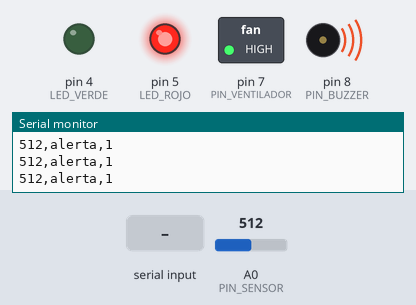
Simulated run of this sketch. Board: Arduino Uno, built with avr-gcc and run on an emulated ATmega328P. Shown: switched loads named in the sketch (green lamp = pin HIGH), output pins drawn as LEDs (lit = HIGH), buzzer (waves = sounding), the last lines printed to the serial monitor. The test bench sets the inputs (shaded band); at power-on: A0 (PIN_SENSOR) = 512.

Above: at 1.07 s.
1.3 s: A0 (PIN_SENSOR) set to 459
4.3 s: A0 (PIN_SENSOR) set to 441
At 5.7 s:
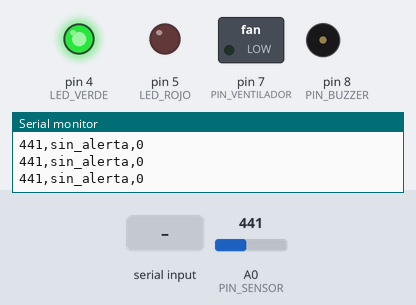
6.0 s: "T" received over Serial
At 6.57 s:
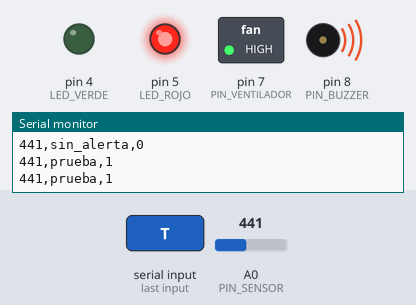
9.0 s: "t" received over Serial
At 9.2 s:
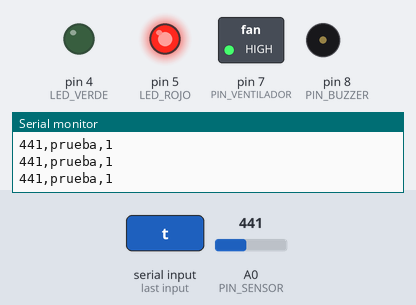
12.0 s: A0 (PIN_SENSOR) set to 481
13.5 s: A0 (PIN_SENSOR) set to 508
At 13.7 s:
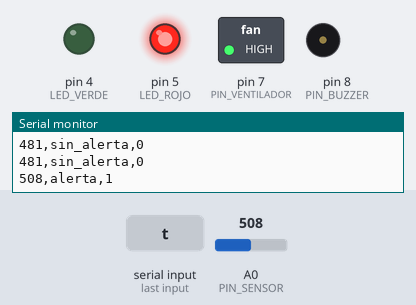
Timing chart, 0 to 17.5 s (numbered marks = the images above; inputs shaded):
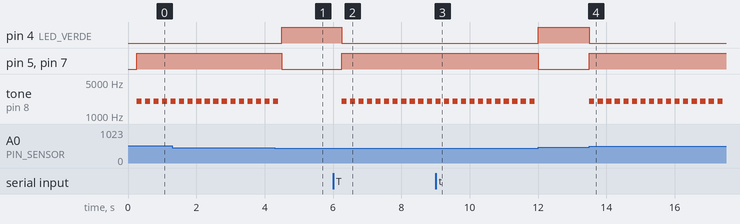

Measured:
- the behaviour switches between 451 and 450 on A0 (PIN_SENSOR) (found by bisection; images 0 and 1)
- the behaviour switches between 499 and 500 on A0 (PIN_SENSOR) (found by bisection; images 3 and 4)
- after the input at 4.3 s, pin 4 (LED_VERDE): LOW → HIGH after 0.20 s; pin 5 (LED_ROJO), pin 7 (PIN_VENTILADOR): HIGH → LOW after 0.20 s; tone on pin 8 (PIN_BUZZER): goes on until 4.4 s, then stays silent
- after the input at 6.0 s, pin 4 (LED_VERDE): HIGH → LOW after 0.25 s; pin 5 (LED_ROJO), pin 7 (PIN_VENTILADOR): LOW → HIGH after 0.25 s; tone on pin 8 (PIN_BUZZER): alternates 2000 Hz for 0.15 s and silent for 0.10 s, starting after 0.25 s
- after the input at 9.0 s, pin 4 (LED_VERDE): stays LOW (without the input it goes to HIGH after 0.00 s); pin 5 (LED_ROJO), pin 7 (PIN_VENTILADOR): stays HIGH (without the input it goes to LOW after 0.00 s); tone on pin 8 (PIN_BUZZER): alternates 2000 Hz for 0.15 s and silent for 0.10 s, starting at once
- after the input at 13.5 s, pin 4 (LED_VERDE): HIGH → LOW at once; pin 5 (LED_ROJO), pin 7 (PIN_VENTILADOR): LOW → HIGH at once; tone on pin 8 (PIN_BUZZER): alternates 2000 Hz for 0.15 s and silent for 0.10 s, starting at once
- by itself, tone on pin 8 (PIN_BUZZER): alternates 2000 Hz for 0.15 s and silent for 0.10 s

The sketch:

DetectorUno.ino
```cpp
/*
  PROYECTO: Detector de gas educativo
  PLACA: Arduino Uno

  FUNCIONES:
  - Leer el sensor conectado a A0.
  - Controlar los LED y el buzzer.
  - Enviar la lectura y el estado al ESP32.

  CONEXIONES:
  - Sensor AO: A0.
  - LED verde: D4, con resistencia de 220 ohmios.
  - LED rojo: D5, con resistencia de 220 ohmios.
  - Control del buzzer: D8.
  - Orden del ventilador: D7 hacia la etapa de control.
  - TX del Uno, pin 1: divisor resistivo hacia RX2 del ESP32.
  - GND del Uno y del ESP32 unidos.

  FORMATO ENVIADO AL ESP32:
  lectura,estado,orden_ventilador
  Ejemplo: 620,alerta,1

  IMPORTANTE:
  Las lecturas son valores ADC de 0 a 1023, no ppm.
  Los umbrales son ejemplos para el prototipo.
*/

// Pines del circuito.
const byte PIN_SENSOR = A0;
const byte LED_VERDE = 4;
const byte LED_ROJO = 5;
const byte PIN_BUZZER = 8;
const byte PIN_VENTILADOR = 7;

// En Wokwi, usar ambos valores como aparecen aquí.
// En el montaje físico, confirmar el buzzer y su circuito controlador.
const bool USAR_BUZZER = true;
const bool BUZZER_ACTIVO = false;

// Umbrales de demostración: no son límites de seguridad.
// Usar dos valores evita encendidos y apagados continuos
// cuando la lectura oscila cerca del umbral.
const int UMBRAL_ALERTA = 500;
const int UMBRAL_RETORNO = 450;

// Espera inicial de 3 minutos para esta demostración.
// NO garantiza la estabilización ni sustituye el
// acondicionamiento indicado por el fabricante.
// Para una prueba rápida SOLO EN WOKWI, puede ponerse 0UL.
const unsigned long ESPERA_INICIAL_MS = 0UL;

// Intervalo entre lecturas: 250 ms = cuatro lecturas por segundo.
const unsigned long INTERVALO_LECTURA_MS = 250UL;

// Variables que conservan el estado del sistema.
bool alerta = false;
bool prueba = false;

unsigned long inicio;
unsigned long inicioPrueba = 0;
unsigned long ultimaLectura = 0;

void setup() {
  // Configurar los pines que controlan las salidas.
  pinMode(LED_VERDE, OUTPUT);
  pinMode(LED_ROJO, OUTPUT);
  pinMode(PIN_BUZZER, OUTPUT);
  digitalWrite(PIN_VENTILADOR, LOW);
  pinMode(PIN_VENTILADOR, OUTPUT);

  // Al encender la placa, comenzar con las salidas apagadas.
  digitalWrite(LED_VERDE, LOW);
  digitalWrite(LED_ROJO, LOW);
  digitalWrite(PIN_BUZZER, LOW);

  // Esta velocidad debe coincidir con la recepción del ESP32.
  // También permite ver los mensajes en el monitor serie del Uno.
  Serial.begin(9600);

  inicio = millis();
}

void loop() {
  unsigned long ahora = millis();

  // Permitir una prueba sin utilizar gas:
  // escribir T en el monitor serie del Arduino Uno.
  while (Serial.available() > 0) {
    char comando = Serial.read();

    if (comando == 'T' || comando == 't') {
      prueba = true;
      inicioPrueba = ahora;
    }
  }

  // La prueba dura tres segundos.
  if (prueba && ahora - inicioPrueba >= 3000UL) {
    prueba = false;
  }

  // Esperar hasta la próxima lectura sin usar delay().
  if (ahora - ultimaLectura < INTERVALO_LECTURA_MS) {
    return;
  }
  ultimaLectura = ahora;

  // Leer la señal analógica del módulo de gas.
  int lectura = analogRead(PIN_SENSOR);

  // Determinar si seguimos dentro de la espera inicial.
  bool calentando = ahora - inicio < ESPERA_INICIAL_MS;

  if (calentando) {
    // Durante esta espera no evaluar el umbral de gas.
    alerta = false;
  } else if (lectura >= UMBRAL_ALERTA) {
    alerta = true;
  } else if (lectura <= UMBRAL_RETORNO) {
    alerta = false;
  }
  // Entre ambos umbrales se conserva el estado anterior.

  // La salida de alarma se activa por lectura elevada o por prueba.
  bool activarAlarma = alerta || prueba;

  digitalWrite(LED_ROJO, activarAlarma ? HIGH : LOW);
  digitalWrite(PIN_VENTILADOR, activarAlarma ? HIGH : LOW);

  // Verde parpadeando: espera inicial.
  // Verde fijo: no hay alerta según el umbral configurado.
  // Verde apagado: alerta o prueba.
  bool encenderVerde =
    !activarAlarma &&
    (!calentando || ((ahora / 500UL) % 2 == 0));

  digitalWrite(LED_VERDE, encenderVerde ? HIGH : LOW);

  // Controlar el sonido según el tipo de buzzer.
  if (USAR_BUZZER) {
    if (BUZZER_ACTIVO) {
      // Un buzzer activo genera su propio tono.
      // Se presupone un controlador que se activa con HIGH.
      digitalWrite(PIN_BUZZER, activarAlarma ? HIGH : LOW);
    } else if (activarAlarma) {
      // Un buzzer pasivo necesita una señal de frecuencia.
      // Emitir pitidos de 2000 Hz, de 150 ms de duración.
      tone(PIN_BUZZER, 2000, 150);
    } else {
      noTone(PIN_BUZZER);
      digitalWrite(PIN_BUZZER, LOW);
    }
  }

  // Elegir el nombre del estado que recibirá el ESP32.
  const char* estado;

  if (prueba) {
    estado = "prueba";
  } else if (calentando) {
    estado = "calentando";
  } else if (alerta) {
    estado = "alerta";
  } else {
    estado = "sin_alerta";
  }

  // Enviar una línea completa por TX.
  // No añadir otros mensajes aquí: el ESP32 espera este formato.
  Serial.print(lectura);
  Serial.print(',');
  Serial.print(estado);
  Serial.print(',');
  Serial.println(activarAlarma ? 1 : 0);
}
```
